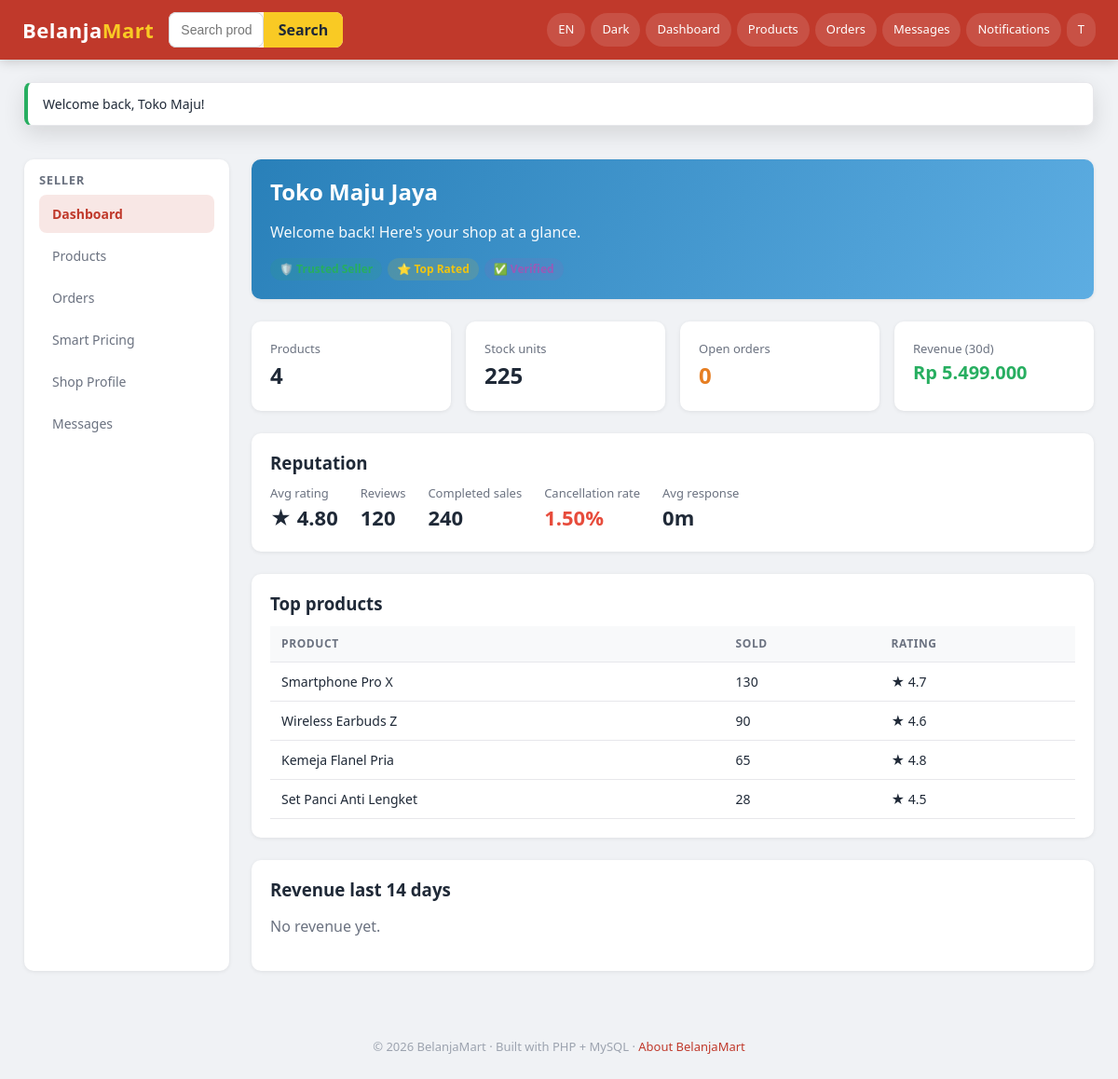
The page /frontend/pages/seller/dashboard.php (signed in) on the database as committed earlier.
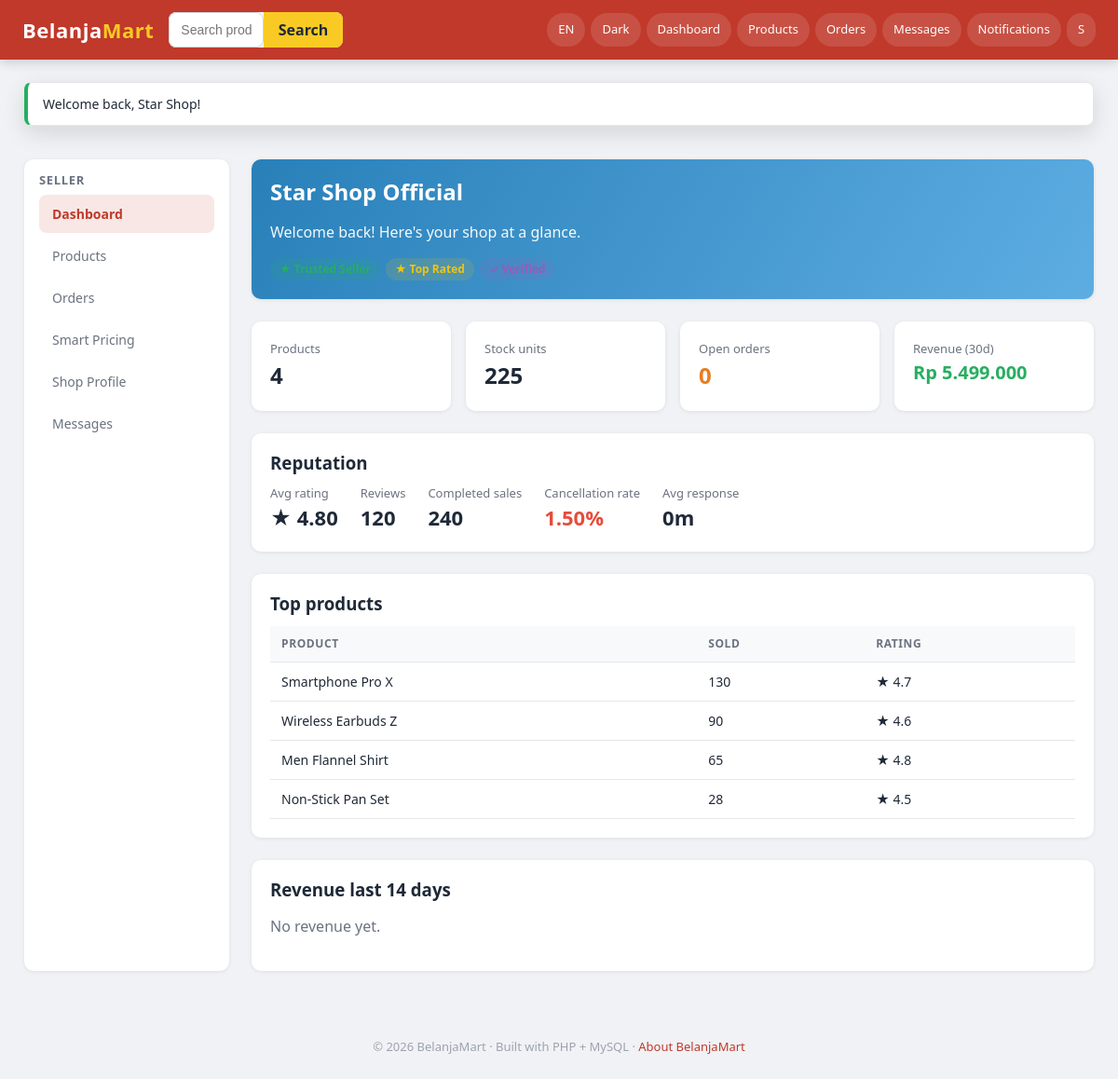
The same page on the database as committed later.
### tables this page shows
CREATE TABLE seller_profiles (
    user_id        INT PRIMARY KEY,
    shop_name      VARCHAR(120) NOT NULL,
    description    TEXT,
    banner         VARCHAR(255) DEFAULT NULL,
     
    avg_rating         DECIMAL(3,2)  NOT NULL DEFAULT 0,
    total_reviews      INT NOT NULL DEFAULT 0,
    total_sales        INT NOT NULL DEFAULT 0,         
    total_cancellations INT NOT NULL DEFAULT 0,
    response_time_min  INT NOT NULL DEFAULT 0,         
    cancellation_rate  DECIMAL(5,2) NOT NULL DEFAULT 0,    
    delivery_success_rate DECIMAL(5,2) NOT NULL DEFAULT 100,
    is_verified        TINYINT(1) NOT NULL DEFAULT 0,
    FOREIGN KEY (user_id) REFERENCES users(user_id) ON DELETE CASCADE
);

CREATE TABLE users (
    user_id        INT AUTO_INCREMENT PRIMARY KEY,
    name           VARCHAR(100) NOT NULL,
    email          VARCHAR(150) NOT NULL UNIQUE,
    password       VARCHAR(255) NOT NULL,
    role           ENUM('buyer','seller','admin') NOT NULL DEFAULT 'buyer',
    avatar         VARCHAR(255) DEFAULT NULL,
    phone          VARCHAR(30)  DEFAULT NULL,
    country_code   CHAR(2)      DEFAULT 'ID',
    preferred_currency CHAR(3)  DEFAULT 'IDR',
    is_verified    TINYINT(1)   NOT NULL DEFAULT 0,     
    is_active      TINYINT(1)   NOT NULL DEFAULT 1,
    last_login_at  TIMESTAMP    NULL,
    created_at     TIMESTAMP DEFAULT CURRENT_TIMESTAMP,
    updated_at     TIMESTAMP DEFAULT CURRENT_TIMESTAMP ON UPDATE CURRENT_TIMESTAMP,
    FOREIGN KEY (country_code)       REFERENCES countries(country_code),
    FOREIGN KEY (preferred_currency) REFERENCES currencies(currency_code)
);

CREATE TABLE badges (
    badge_id    INT AUTO_INCREMENT PRIMARY KEY,
    code        VARCHAR(40) UNIQUE NOT NULL,
    label       VARCHAR(80) NOT NULL,
    description VARCHAR(255),
    icon        VARCHAR(20) DEFAULT '🏅',
    color       VARCHAR(20) DEFAULT '#f1c40f'
);

CREATE TABLE products (
    product_id     INT AUTO_INCREMENT PRIMARY KEY,
    seller_id      INT NOT NULL,                     
    category_id    INT,
    product_name   VARCHAR(180) NOT NULL,
    description    TEXT,
    price          DECIMAL(12,2) NOT NULL,           
    currency_code  CHAR(3) NOT NULL DEFAULT 'IDR',
    stock          INT NOT NULL DEFAULT 0,
    image          VARCHAR(255) DEFAULT NULL,
    weight_grams   INT NOT NULL DEFAULT 500,
    is_active      TINYINT(1) NOT NULL DEFAULT 1,
    average_rating DECIMAL(3,2) NOT NULL DEFAULT 0,
    total_reviews  INT NOT NULL DEFAULT 0,
    total_sold     INT NOT NULL DEFAULT 0,
    views          INT NOT NULL DEFAULT 0,
    created_at     TIMESTAMP DEFAULT CURRENT_TIMESTAMP,
    updated_at     TIMESTAMP DEFAULT CURRENT_TIMESTAMP ON UPDATE CURRENT_TIMESTAMP,
    FOREIGN KEY (seller_id)     REFERENCES users(user_id) ON DELETE CASCADE,
    FOREIGN KEY (category_id)   REFERENCES categories(category_id) ON DELETE SET NULL,
    FOREIGN KEY (currency_code) REFERENCES currencies(currency_code),
    INDEX idx_seller   (seller_id),
    INDEX idx_category (category_id),
    INDEX idx_active   (is_active),
    FULLTEXT KEY ft_name_desc (product_name, description)
);

CREATE TABLE currencies (
    currency_code  CHAR(3) PRIMARY KEY,             
    symbol         VARCHAR(8)   NOT NULL,
    name           VARCHAR(60)  NOT NULL,
     
    rate_to_usd    DECIMAL(18,6) NOT NULL DEFAULT 1,
    updated_at     TIMESTAMP DEFAULT CURRENT_TIMESTAMP ON UPDATE CURRENT_TIMESTAMP
);

### frontend/pages/seller/dashboard.php (the view, shortened to what the changed rows need)
<?php
require_once __DIR__ . '/../../../backend/config/bootstrap.php';
$user    = current_user();
$stats   = AnalyticsService::sellerDashboard((int) $user['user_id']);
$badges  = UserModel::badges((int) $user['user_id']);
$profile = UserModel::sellerProfile((int) $user['user_id']);
layout('header', ['title' => 'Seller Dashboard']);
?>
<?php component('flash'); ?>
<div class="layout">
    <div>
        <div class="card" style="background: linear-gradient(120deg, var(--color-info), #5dade2); color:#fff;">
            <h2><?= e($profile['shop_name'] ?? $user['name']) ?></h2>
            <p style="opacity:.95;">Welcome back! Here's your shop at a glance.</p>
            <?php component('seller_badge', ['badges' => $badges]); ?>
        </div>
        <div class="grid mt-3" style="grid-template-columns: repeat(auto-fit, minmax(180px,1fr));">
            <div class="card"><div class="text-muted fs-13">Revenue (30d)</div><div class="fw-bold" style="font-size:20px; color:var(--color-success);">
                <?= Currency::format((float) $stats['revenue30'], $user['currency'] ?? 'IDR') ?>
            </div></div>
        </div>
        <div class="card mt-3">
            <?php if (empty($stats['topProducts'])): ?>
                <p class="text-muted">No sales yet - add products to start selling.</p>
            <?php else: ?>
                <table class="table">
                    <thead><tr><th>Product</th><th>Sold</th><th>Rating</th></tr></thead>
                    <tbody>
                    <?php foreach ($stats['topProducts'] as $p): ?>
                        <tr>
                            <td><?= e($p['product_name']) ?></td>
                            <td><?= (int) $p['total_sold'] ?></td>
                            <td>★ <?= number_format((float) $p['average_rating'], 1) ?></td>
                        </tr>
                    <?php endforeach; ?>
                    </tbody>
                </table>
            <?php endif; ?>
        </div>
    </div>
</div>

### frontend/components/navbar.php (shortened to what the changed rows need)
<?php
$role = $user['role'] ?? null;
?>
<header class="topbar">
    <div class="topbar-actions">
        <?php if (!$user): ?>
            <a class="pill" href="<?= base_url('/auth/role.php') ?>"><?= e(__('Sign in')) ?></a>
        <?php else: ?>
            <?php if ($role === 'buyer'): ?>
                <a class="pill" href="<?= base_url('/frontend/pages/buyer/wishlist.php') ?>" title="<?= e(__('Wishlist')) ?>">
                    <span class="label"><?= e(__('Wishlist')) ?></span>
                    <?php if (!empty($wishCount)): ?><span class="badge-count"><?= (int) $wishCount ?></span><?php endif; ?>
                </a>
                <a class="pill" href="<?= base_url('/frontend/pages/buyer/cart.php') ?>" title="<?= e(__('Cart')) ?>">
                    <span class="label"><?= e(__('Cart')) ?></span>
                    <?php if (!empty($cartCount)): ?><span class="badge-count"><?= (int) $cartCount ?></span><?php endif; ?>
                </a>
                <a class="pill" href="<?= base_url('/frontend/pages/buyer/orders.php') ?>" title="<?= e(__('Orders')) ?>">
                    <span class="label"><?= e(__('Orders')) ?></span>
                </a>
            <?php elseif ($role === 'seller'): ?>
                <a class="pill" href="<?= base_url('/frontend/pages/seller/dashboard.php') ?>"><span class="label"><?= e(__('Dashboard')) ?></span></a>
                <a class="pill" href="<?= base_url('/frontend/pages/seller/products.php') ?>"><span class="label"><?= e(__('Products')) ?></span></a>
                <a class="pill" href="<?= base_url('/frontend/pages/seller/orders.php') ?>"><span class="label"><?= e(__('Orders')) ?></span></a>
            <?php elseif ($role === 'admin'): ?>
                <a class="pill" href="<?= base_url('/frontend/pages/admin/dashboard.php') ?>">Admin</a>
            <?php endif; ?>
            <a class="pill" href="<?= base_url('/frontend/pages/shared/chat.php') ?>" title="<?= e(__('Messages')) ?>">
                <?= e(__('Messages')) ?>
            </a>
            <a class="pill" href="<?= base_url('/frontend/pages/shared/notifications.php') ?>" title="<?= e(__('Notifications')) ?>">
                <?= e(__('Notifications')) ?>
            </a>
            <a class="pill" href="<?= base_url('/auth/logout.php') ?>" title="<?= e(__('Logout')) ?>">
                <span class="label"><?= e(mb_strtoupper(mb_substr($user['name'], 0, 1))) ?></span>
            </a>
        <?php endif; ?>
    </div>
</header>

### frontend/components/flash.php
<?php
$ok  = flash('ok');
$err = flash('err');
if ($ok):
?>
<div class="toast toast-success" style="position:relative; margin-bottom:12px;">
    <?= e($ok) ?>
</div>
<?php endif; if ($err): ?>
<div class="toast toast-danger" style="position:relative; margin-bottom:12px;">
    <?= e($err) ?>
</div>
<?php endif; ?>

### frontend/components/seller_badge.php
<?php
$badges = $badges ?? [];
?>
<div class="row" style="gap:6px;">
    <?php foreach ($badges as $b): ?>
        <span class="tag" style="background: <?= e($b['color']) ?>22; color: <?= e($b['color']) ?>;">
            <?= e($b['icon']) ?> <?= e($b['label']) ?>
        </span>
    <?php endforeach; ?>
</div>

Rows that differ between the two databases and show on the page:
no longer on this page (row edited): badges: icon "🛡️"
no longer on this page (row edited): badges: icon "✅"
changed seller_profiles "Rp 5.499.000": user_id.name "T" → "S"; shop_name "Toko Maju Jaya" → "Star Shop Official"
changed badges "Top Rated": icon "⭐" → "★"
changed products: product_name "Kemeja Flanel Pria" → "Men Flannel Shirt"
changed products: product_name "Set Panci Anti Lengket" → "Non-Stick Pan Set"
Other text that changed with them:
$ok: "Welcome back, Toko Maju!" → "Welcome back, Star Shop!"
